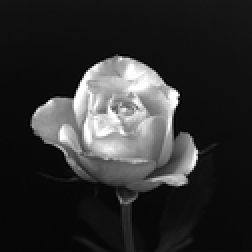
%> input picture Homework2/img/rose1024.tif, 126 x 126 px, shrunk from 1024 x 1024 before the run (shown 2 times larger)
$ octave test_file.m   (GNU Octave 9; MATLAB toolbox functions it lacks are replaced by stand-ins)
%> lines starting %> are read from the running program, lines starting %| are printed output that depends on the picture
### Homework2/imageHist4e.m
% f is the original image
% 'mode' is used to define normalizing or not
function h = imageHist4e(f, mode)
[m, n] = size(f);
% Non-normalized
if mode == 'u'
    h = imhist(f);
    h = h.';
% Normalized
elseif mode == 'n'
    h = imhist(f) / (m * n);
    h = h.';
end

### Homework2/intScaling4e.m
% g is the output image which is scaled
% f is the original input image
% mode defines the scaling method
% type defines the scaling range
function g = intScaling4e(f, type, mode)
dimension = ndims(f);
if nargin < 3 || dimension == 3
    mode = 'default';
elseif ~isempty(find(f < 0, 1))
    mode = 'full';
end
if strcmp(mode, 'default')
    f = double(f);
    if max(f(:)) <= 1
        g = f;
    elseif isempty(find(f > 255, 1))
        g = f / 255;
    else
        if dimension == 2
            g = f / max(f(:));
        else
            c1 = f(:, :, 1);
            c2 = f(:, :, 2);
            c3 = f(:, :, 3);
            f1 = c1 / max(c1(:));
            f2 = c2 / max(c2(:));
            f3 = c3 / max(c3(:));
            g = cat(3, f1, f2, f3);
        end
    end
elseif strcmp(mode, 'full')
    f_m = f - min(f(:));
    f_m = double(f_m);
    if strcmp(type, 'integer')
        g = uint8(floor((255 * (f_m / max(f_m(:))))));
    elseif strcmp(type, 'floating')
        g = f_m / max(f_m(:));
    end
end


### Homework2/inXform4e.m
% f is the input image
% mode is the processing mode
% param is needed when mode is 'gamma' or 'external'
% g is the output image
% map is the transformation function computed by inXform4e
function [g, map] = inXform4e(f, mode, param)
% In case param is not needed
if nargin < 3
    param = 0;
end

% Convert image's intensities to range [0, 1] & Pre-processes
f = intScaling4e(f, 'floating');
[m, n] = size(f);
in_map = (0:255) / 255;

% Handling cases
switch mode
    case 'negative'
        g = ones(m, n) - f;
        map = ones(1, 256) - in_map;

    case 'log'
        g = 1 * log(f + 1);
        map = 1 * log(in_map + 1);

    case 'gamma'
        g = 1 * f .^ param;
        map = 1 * in_map .^ param;

    case 'external'
        g = zeros(m, n);
        for i = 1:m
            for j = 1:n
                g(i, j) = param(floor(f(i, j) * 255 + 1));
            end
        end
end


### Homework2/histEqual4e.m
% g is the output image
% f is the input image
% The function performs histogram equalization on f.
function g = histEqual4e(f)
% We have the normalized (probablity) of the intensity distribution
img_hist = imageHist4e(f, 'n');
param_list = zeros(1, 256);

% Calculate the map of equalized historgram
for i = 1:256
    param_list(i) = sum(img_hist(1:i));
end
g = inXform4e(f, 'external', param_list);

### Homework2/localHistEqual4e.m
% g is the output image
% f is the input image
% m, n is the size of the mask for performing histogram equalization
function g = localHistEqual4e(f, m, n)
% Size of original f
[f_m, f_n] = size(f);
% Padding according to m, n
pad_m = floor(m / 2);
pad_n = floor(n / 2);
f =  padarray(f, [pad_m, pad_n], 'replicate', 'both');

% Padded size and empty g for later filling
g = zeros(f_m + 2 * pad_m, f_n + 2* pad_n);

% Sliding the mask and do histogram equalization
for i = (pad_m + 1) : (pad_m + f_m)
    for j = (pad_n + 1) : (pad_n + f_n)
        f_temp = f((i - pad_m):(i + pad_m), (j - pad_n):(j + pad_n));
        g((i - pad_m):(i + pad_m), (j - pad_n):(j + pad_n)) = ...
            histEqual4e(f_temp);
    end
end
g = g((pad_m + 1):(pad_m + f_m), (pad_n + 1):(pad_n + f_n));

% [6 lines of commented-out code are left out]


### Homework2/test_file.m
%% This section is for testing question 2.9

% b - generate and plot the histogram for 'rose1024.tif', mode = 'n'
I = imread('./img/rose1024.tif');
%> I is the input picture: size 126x126 uint8; min 0, max 255, mean 46.8
H = imageHist4e(I, 'n');
%> in imageHist4e, `h = imhist(f) / (m * n);`: h = 256 values, max 0.0779 at index 16, min 0.000126 at index 248, mean 0.00391
%> H has the same summary as h in imageHist4e
figure; bar(H);
%> after `bar(H)`:
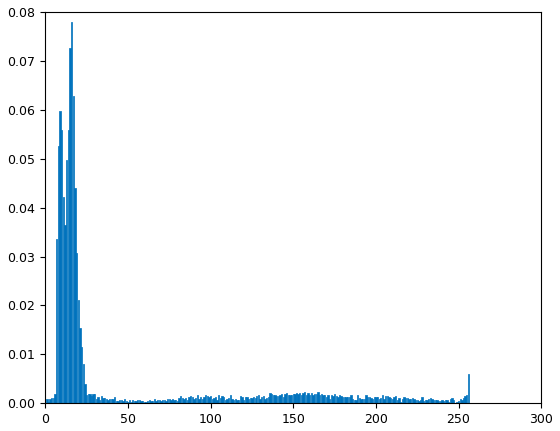
%> figure redrawn from the program's plot data; tallest bar 0.0779 high, from x = 15.6 to 16.4


% c - explanation.
% Conclusion is: The image is relatively polarized with most pixels at
% low intensity levels and high intensity levels. Only few pixels are
% in the middle.

%% This section is for testing question 3.2

% b - read and display the 'spillway-dark.tif'. Apply a log transform.
I = imread('./img/spillway-dark.tif');
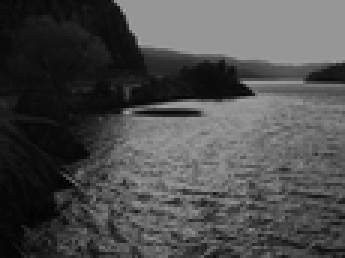
%> input picture Homework2/img/spillway-dark.tif, 115 x 86 px, shrunk from 936 x 700 before the run (shown 3 times larger)
%> I is the input picture: size 86x115 uint8; min 0, max 164, mean 75.9
figure; subplot(2, 2, 1); imshow(I);
title('Original image');

O = inXform4e(I, 'log');
subplot(2, 2, 2); imshow(O); title('log');

% c - improve the result using gamma transformation
% try gamma = 0.1
O2 = inXform4e(I, 'gamma', 0.2);
subplot(2, 2, 3); imshow(O2); title('gamma transform (gamma = 0.2)');

% try gamma = 0.5
O3 = inXform4e(I, 'gamma', 0.5);
subplot(2, 2, 4); imshow(O3); title('gamma transform (gamma = 0.5)');

% d - explanation
% As the result shown above, the smaller gamma is, the brighter the dark
% part will be. Because when gamma < 1, the gamma transformation
% emphasizes the dark part and contracts the brighter part. On the other
% hand, log transformation will not influence much since the log(1 + r) are
% not changing the image as rapid as exponential equation. In the previous
% test when gamma is 0.5, we obtained a better result.

%% This section is for testing question 3.3

% b - Histogram equalize the image spillway-dark.tif. Compare the result
% withthe result in question 3.2(c)
I = imread('./img/spillway-dark.tif');
O = histEqual4e(I);
%> in histEqual4e, `img_hist = imageHist4e(f, 'n');`: img_hist = 256 values, max 0.124 at index 151, min 0 at index 4, mean 0.00391
%> after the loop in histEqual4e, `for i = 1:256`: param_list = 256 values from 0.000202 to 1
%> call 4 of inXform4e, with mode = 'external'
%> after the loop in inXform4e (call 4), `for i = 1:m`:
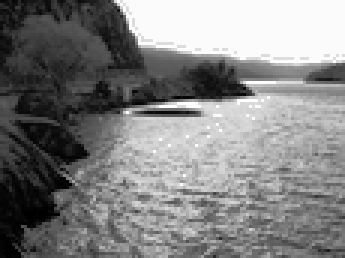
%> g: size 86x115 double (shown 3 times larger); min 0.000202, max 1, mean 0.512
figure; subplot(2, 1, 1); imshow(O); title('Histogram Equalization');

O3 = inXform4e(I, 'gamma', 0.5);
subplot(2, 1, 2); imshow(O3); title('gamma transform (gamma = 0.5)');

% c - Histogram equalize the image hidden-horse.tif. Compare with Fig
% 3.25(c)
I2 = imread('./img/hidden-horse.tif');
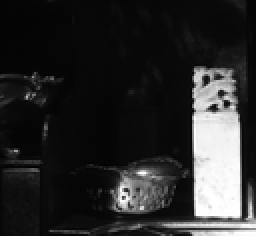
%> input picture Homework2/img/hidden-horse.tif, 128 x 118 px, shrunk from 1040 x 960 before the run (shown 2 times larger)
%> I2 is the input picture: size 118x128 uint8; min 0, max 255, mean 42.7
O2 = histEqual4e(I2);
%> call 6 of inXform4e, with mode = 'external'
%> after the loop in inXform4e (call 6), `for i = 1:m`:
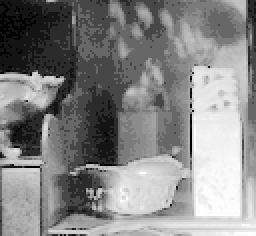
%> g: size 118x128 double (shown 2 times larger); min 0.000199, max 1, mean 0.528
figure; imshow(O2); title('Histogram Equlization');

%% This section is for testing question 3.4

% b - apply the function to hidden-symbols.tif using 3 * 3 neighborhood and
% compare the result with Fig. 3.32(c)
I = imread('./img/hidden-symbols.tif');
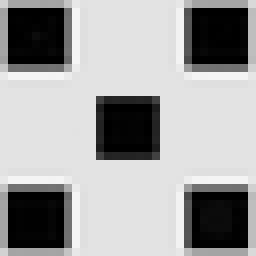
%> input picture Homework2/img/hidden-symbols.tif, 32 x 32 px, shrunk from 256 x 256 before the run (shown 8 times larger)
%> I is the input picture: size 32x32 uint8; min 0, max 245, mean 161.4
O = localHistEqual4e(I, 3, 3);
figure; imshow(I); title('Original Image');
figure; imshow(O); title('Local Histogram Equalization with 3 * 3');

% c - using 7 * 7 neighborhood in the previous steps
O2 = localHistEqual4e(I, 7, 7);
%> call 2 of localHistEqual4e, with m = 7, n = 7
%> in localHistEqual4e (call 2), `g = g((pad_m + 1):(pad_m + f_m), (pad_n + 1):(pad_n + f_n));`:
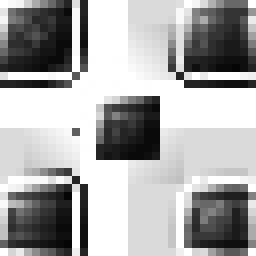
%> g: size 32x32 double (shown 8 times larger); min 0.0204, max 1, mean 0.665
figure; imshow(O2); title('Local Histogram Equalization with 7 * 7');
